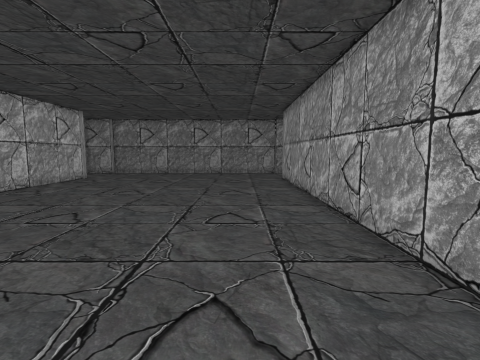
view 1 (above)

14 first-person views from a walk through a 3-D level made in the Unity game engine. The camera is 1.4 m above the floor, tilts 6° down and sees 85° across. The floor is counted in squares, 0.72 m on a side. Each view is taken from the middle of a square. On the plan, view 1 faces up. The plan holds only what a view shows up to about 16 squares ahead; the rest is blank. The place goes on beyond the plan. The player is left out. Some surface patterns are stand-ins.

view 2
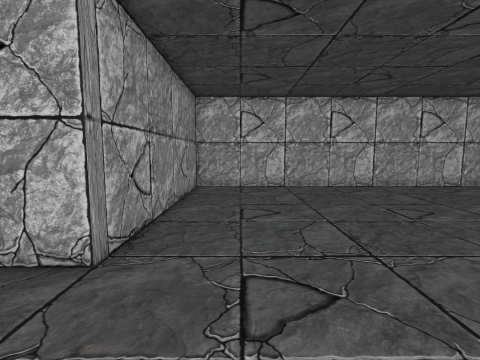

view 3
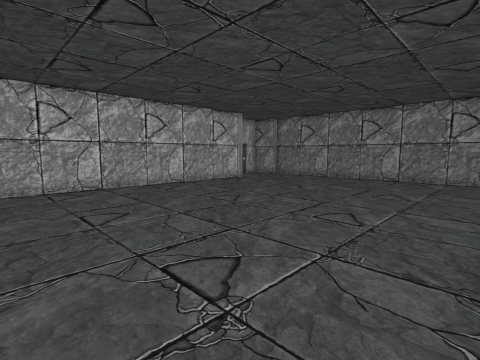

view 4
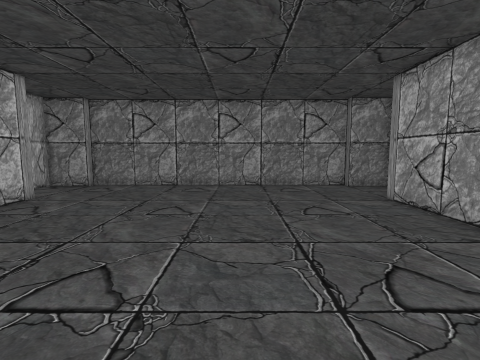

view 5
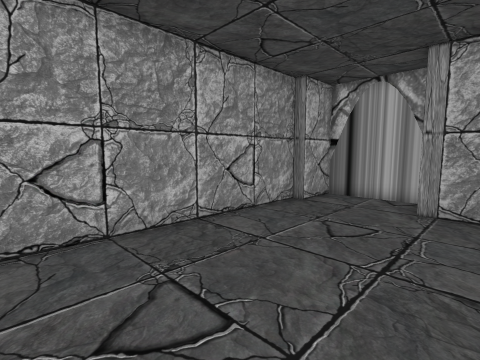

view 6
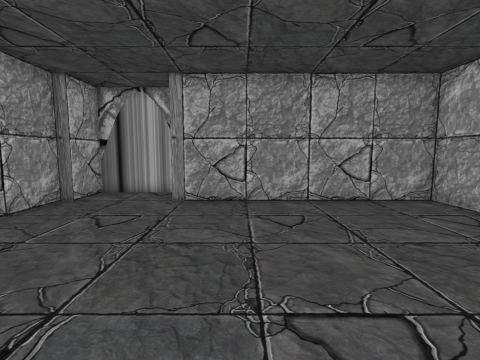

view 7
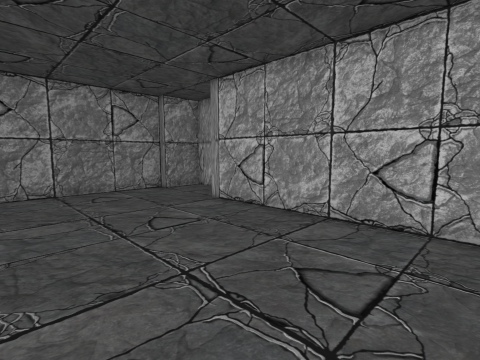

view 8
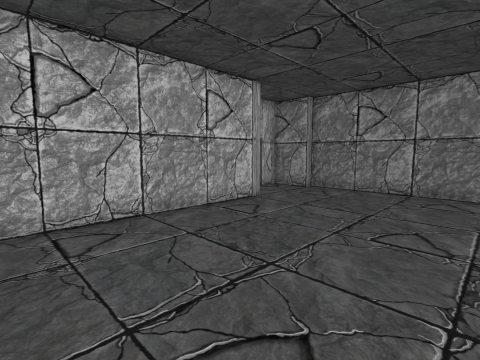

view 9
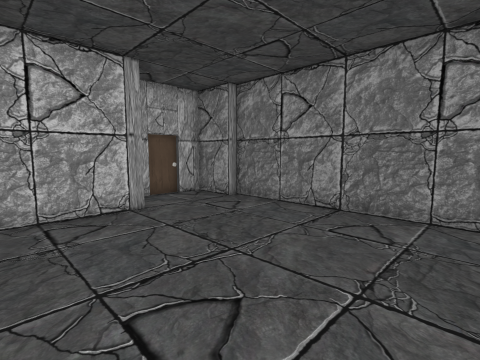

view 10
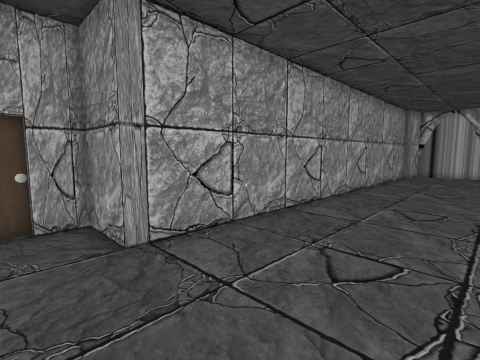

view 11
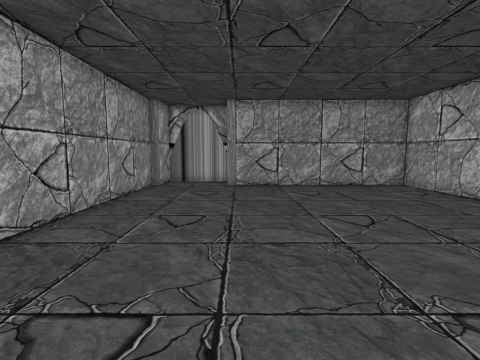

view 12
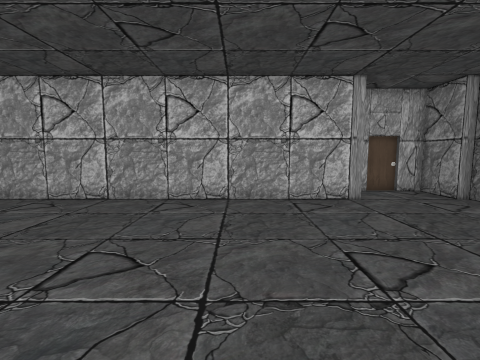

view 13
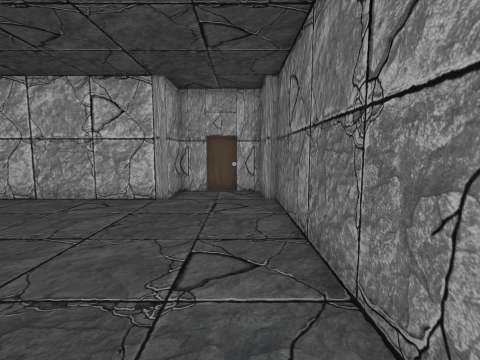

view 14
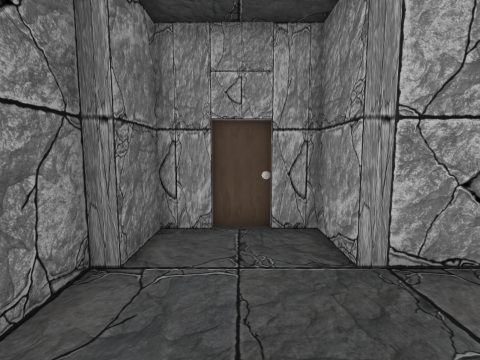

### Floor plan
Points are (right, up) in squares from view 1. A wall is a line through its corners. A room is listed if a view was taken in it or the views show most of it. See-through windows are left out.
Room 1 (views 1, 2, 3, 4, 5, 6, 7, 8, 9, 10, 11, 12, 13, 14)
walls: (5.7, 21.1) (5.7, 22.7); (-14, 21.4) (-14, 20) (-11.7, 20) (-11.7, -0.5) (-1.2, -0.5) (-1.2, -2.1); (5.5, 22.6) (5.5, 24) (3.2, 24) (3.2, 24.5) (-11.7, 24.5) (-11.7, 24) (-14, 24) (-14, 22.8); (-14.2, 22.9) (-14.2, 21.3); (-0.9, -2.7) (2.7, -2.7) (2.7, -0.5) (3.2, -0.5) (3.2, 20) (5.5, 20) (5.5, 21.2)

Where each view was taken, in squares from view 1:
view 1: 0 up, 0 right, facing up
view 2: 2 up, 3 right, facing left
view 3: 5 up, 3 right, facing up-left
view 4: 9 up, 3 left, facing up
view 5: 9 up, 3 left, facing down-right
view 6: 10 up, 4 left, facing down
view 7: 11 up, 4 left, facing up-right
view 8: 11 up, 4 left, facing up-left
view 9: 16 up, 3 left, facing up-left
view 10: 22 up, 2 left, facing down-right
view 11: 15 up, 2 left, facing down
view 12: 15 up, 1 left, facing left
view 13: 23 up, 1 left, facing left
view 14: 22 up, 1 left, facing right
